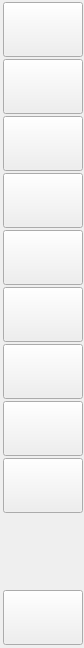
  <widget class="QWidget" name="rightButtonBar" native="true">
   <property name="geometry">
    <rect>
     <x>1195</x>
     <y>65</y>
     <width>84</width>
     <height>648</height>
    </rect>
   </property>
   <property name="minimumSize">
    <size>
     <width>0</width>
     <height>0</height>
    </size>
   </property>
   <property name="maximumSize">
    <size>
     <width>16777215</width>
     <height>16777215</height>
    </size>
   </property>
   <property name="styleSheet">
    <string notr="true"/>
   </property>
   <widget class="QPushButton" name="rightButton9">
    <property name="geometry">
     <rect>
      <x>3</x>
      <y>458</y>
      <width>80</width>
      <height>55</height>
     </rect>
    </property>
    <property name="sizePolicy">
     <sizepolicy hsizetype="Fixed" vsizetype="Fixed">
      <horstretch>0</horstretch>
      <verstretch>0</verstretch>
     </sizepolicy>
    </property>
    <property name="minimumSize">
     <size>
      <width>80</width>
      <height>55</height>
     </size>
    </property>
    <property name="maximumSize">
     <size>
      <width>80</width>
      <height>55</height>
     </size>
    </property>
    <property name="focusPolicy">
     <enum>Qt::NoFocus</enum>
    </property>
    <property name="text">
     <string/>
    </property>
    <property name="checkable">
     <bool>true</bool>
    </property>
    <property name="autoExclusive">
     <bool>false</bool>
    </property>
    <property name="flat">
     <bool>false</bool>
    </property>
   </widget>
   <widget class="QPushButton" name="rightButton3">
    <property name="geometry">
     <rect>
      <x>3</x>
      <y>116</y>
      <width>80</width>
      <height>55</height>
     </rect>
    </property>
    <property name="sizePolicy">
     <sizepolicy hsizetype="Fixed" vsizetype="Fixed">
      <horstretch>0</horstretch>
      <verstretch>0</verstretch>
     </sizepolicy>
    </property>
    <property name="minimumSize">
     <size>
      <width>80</width>
      <height>55</height>
     </size>
    </property>
    <property name="maximumSize">
     <size>
      <width>80</width>
      <height>55</height>
     </size>
    </property>
    <property name="focusPolicy">
     <enum>Qt::NoFocus</enum>
    </property>
    <property name="text">
     <string/>
    </property>
    <property name="checkable">
     <bool>true</bool>
    </property>
    <property name="autoExclusive">
     <bool>false</bool>
    </property>
    <property name="flat">
     <bool>false</bool>
    </property>
   </widget>
   <widget class="QPushButton" name="rightButton8">
    <property name="geometry">
     <rect>
      <x>3</x>
      <y>401</y>
      <width>80</width>
      <height>55</height>
     </rect>
    </property>
    <property name="sizePolicy">
     <sizepolicy hsizetype="Fixed" vsizetype="Fixed">
      <horstretch>0</horstretch>
      <verstretch>0</verstretch>
     </sizepolicy>
    </property>
    <property name="minimumSize">
     <size>
      <width>80</width>
      <height>55</height>
     </size>
    </property>
    <property name="maximumSize">
     <size>
      <width>80</width>
      <height>55</height>
     </size>
    </property>
    <property name="focusPolicy">
     <enum>Qt::NoFocus</enum>
    </property>
    <property name="text">
     <string/>
    </property>
    <property name="checkable">
     <bool>true</bool>
    </property>
    <property name="checked">
     <bool>false</bool>
    </property>
    <property name="autoExclusive">
     <bool>false</bool>
    </property>
    <property name="flat">
     <bool>false</bool>
    </property>
   </widget>
   <widget class="QPushButton" name="rightButton1">
    <property name="geometry">
     <rect>
      <x>3</x>
      <y>2</y>
      <width>80</width>
      <height>55</height>
     </rect>
    </property>
    <property name="sizePolicy">
     <sizepolicy hsizetype="Fixed" vsizetype="Fixed">
      <horstretch>0</horstretch>
      <verstretch>0</verstretch>
     </sizepolicy>
    </property>
    <property name="minimumSize">
     <size>
      <width>80</width>
      <height>55</height>
     </size>
    </property>
    <property name="maximumSize">
     <size>
      <width>80</width>
      <height>55</height>
     </size>
    </property>
    <property name="focusPolicy">
     <enum>Qt::NoFocus</enum>
    </property>
    <property name="text">
     <string/>
    </property>
    <property name="checkable">
     <bool>true</bool>
    </property>
    <property name="autoExclusive">
     <bool>false</bool>
    </property>
    <property name="flat">
     <bool>false</bool>
    </property>
   </widget>
   <widget class="QPushButton" name="rightButton2">
    <property name="geometry">
     <rect>
      <x>3</x>
      <y>59</y>
      <width>80</width>
      <height>55</height>
     </rect>
    </property>
    <property name="sizePolicy">
     <sizepolicy hsizetype="Fixed" vsizetype="Fixed">
      <horstretch>0</horstretch>
      <verstretch>0</verstretch>
     </sizepolicy>
    </property>
    <property name="minimumSize">
     <size>
      <width>80</width>
      <height>55</height>
     </size>
    </property>
    <property name="maximumSize">
     <size>
      <width>80</width>
      <height>55</height>
     </size>
    </property>
    <property name="focusPolicy">
     <enum>Qt::NoFocus</enum>
    </property>
    <property name="text">
     <string/>
    </property>
    <property name="checkable">
     <bool>true</bool>
    </property>
    <property name="autoExclusive">
     <bool>false</bool>
    </property>
    <property name="flat">
     <bool>false</bool>
    </property>
   </widget>
   <widget class="QPushButton" name="rightButton7">
    <property name="geometry">
     <rect>
      <x>3</x>
      <y>344</y>
      <width>80</width>
      <height>55</height>
     </rect>
    </property>
    <property name="sizePolicy">
     <sizepolicy hsizetype="Fixed" vsizetype="Fixed">
      <horstretch>0</horstretch>
      <verstretch>0</verstretch>
     </sizepolicy>
    </property>
    <property name="minimumSize">
     <size>
      <width>80</width>
      <height>55</height>
     </size>
    </property>
    <property name="maximumSize">
     <size>
      <width>80</width>
      <height>55</height>
     </size>
    </property>
    <property name="focusPolicy">
     <enum>Qt::NoFocus</enum>
    </property>
    <property name="text">
     <string/>
    </property>
    <property name="checkable">
     <bool>true</bool>
    </property>
    <property name="autoExclusive">
     <bool>false</bool>
    </property>
    <property name="flat">
     <bool>false</bool>
    </property>
   </widget>
   <widget class="QPushButton" name="rightButton6">
    <property name="geometry">
     <rect>
      <x>3</x>
      <y>287</y>
      <width>80</width>
      <height>55</height>
     </rect>
    </property>
    <property name="sizePolicy">
     <sizepolicy hsizetype="Fixed" vsizetype="Fixed">
      <horstretch>0</horstretch>
      <verstretch>0</verstretch>
     </sizepolicy>
    </property>
    <property name="minimumSize">
     <size>
      <width>80</width>
      <height>55</height>
     </size>
    </property>
    <property name="maximumSize">
     <size>
      <width>80</width>
      <height>55</height>
     </size>
    </property>
    <property name="focusPolicy">
     <enum>Qt::NoFocus</enum>
    </property>
    <property name="text">
     <string/>
    </property>
    <property name="checkable">
     <bool>true</bool>
    </property>
    <property name="autoExclusive">
     <bool>false</bool>
    </property>
    <property name="flat">
     <bool>false</bool>
    </property>
   </widget>
   <widget class="QPushButton" name="rightButton4">
    <property name="geometry">
     <rect>
      <x>3</x>
      <y>173</y>
      <width>80</width>
      <height>55</height>
     </rect>
    </property>
    <property name="sizePolicy">
     <sizepolicy hsizetype="Fixed" vsizetype="Fixed">
      <horstretch>0</horstretch>
      <verstretch>0</verstretch>
     </sizepolicy>
    </property>
    <property name="minimumSize">
     <size>
      <width>80</width>
      <height>55</height>
     </size>
    </property>
    <property name="maximumSize">
     <size>
      <width>80</width>
      <height>55</height>
     </size>
    </property>
    <property name="focusPolicy">
     <enum>Qt::NoFocus</enum>
    </property>
    <property name="styleSheet">
     <string notr="true"/>
    </property>
    <property name="text">
     <string/>
    </property>
    <property name="checkable">
     <bool>true</bool>
    </property>
    <property name="autoExclusive">
     <bool>false</bool>
    </property>
    <property name="flat">
     <bool>false</bool>
    </property>
   </widget>
   <widget class="QPushButton" name="rightButton10">
    <property name="geometry">
     <rect>
      <x>3</x>
      <y>590</y>
      <width>80</width>
      <height>55</height>
     </rect>
    </property>
    <property name="sizePolicy">
     <sizepolicy hsizetype="Fixed" vsizetype="Fixed">
      <horstretch>0</horstretch>
      <verstretch>0</verstretch>
     </sizepolicy>
    </property>
    <property name="minimumSize">
     <size>
      <width>80</width>
      <height>55</height>
     </size>
    </property>
    <property name="maximumSize">
     <size>
      <width>80</width>
      <height>55</height>
     </size>
    </property>
    <property name="focusPolicy">
     <enum>Qt::NoFocus</enum>
    </property>
    <property name="text">
     <string/>
    </property>
    <property name="checkable">
     <bool>true</bool>
    </property>
    <property name="autoExclusive">
     <bool>false</bool>
    </property>
    <property name="flat">
     <bool>false</bool>
    </property>
   </widget>
   <widget class="QPushButton" name="rightButton5">
    <property name="geometry">
     <rect>
      <x>3</x>
      <y>230</y>
      <width>80</width>
      <height>55</height>
     </rect>
    </property>
    <property name="sizePolicy">
     <sizepolicy hsizetype="Fixed" vsizetype="Fixed">
      <horstretch>0</horstretch>
      <verstretch>0</verstretch>
     </sizepolicy>
    </property>
    <property name="minimumSize">
     <size>
      <width>80</width>
      <height>55</height>
     </size>
    </property>
    <property name="maximumSize">
     <size>
      <width>80</width>
      <height>55</height>
     </size>
    </property>
    <property name="focusPolicy">
     <enum>Qt::NoFocus</enum>
    </property>
    <property name="text">
     <string/>
    </property>
    <property name="checkable">
     <bool>true</bool>
    </property>
    <property name="autoExclusive">
     <bool>false</bool>
    </property>
    <property name="flat">
     <bool>false</bool>
    </property>
   </widget>
  </widget>
